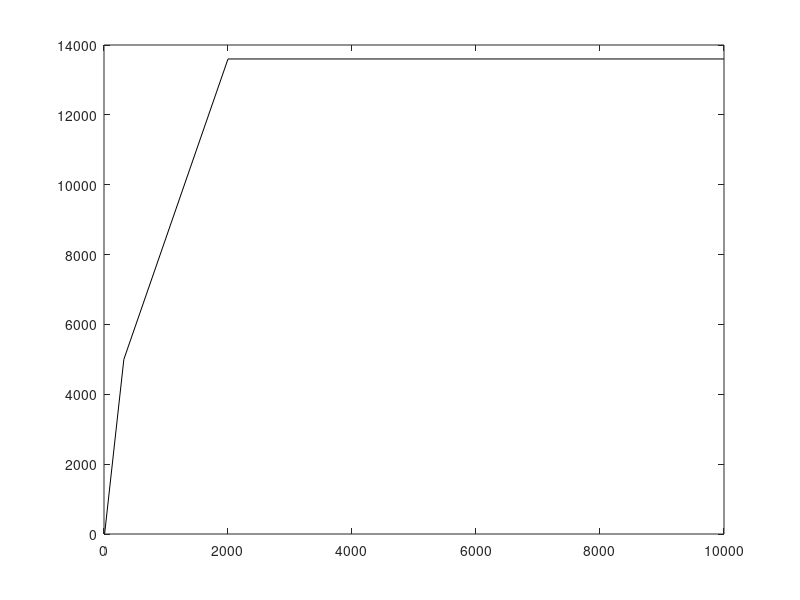

Source code (MATLAB): (Note: this script raises an error after producing the figure.)

%
cc_srs_mpe_x=[ 10 6; 320 5000; 2000 13600; 10000 13600];
a=cc_srs_mpe_x;
plot(a(:,1),a(:,2),'k','DisplayName','MPE');  % black

%
a=E1_sep3x_cleaned_abs_srs;
plot(a(:,1),a(:,2),'r','DisplayName','E1 3x');  % red
%
a=E3_sep2x_cleaned_abs_srs;
plot(a(:,1),a(:,2),'b','DisplayName','E3 2x');  %blue
%
a=E3_sep3x_cleaned_abs_srs;
plot(a(:,1),a(:,2),'color',[0 0.50 0.5],'DisplayName','E3 3x'); % teal

%
a=N1_sep2x_cleaned_abs_srs;
plot(a(:,1),a(:,2),'color',[0.2 0 0],'DisplayName','N1 2x'); % brown
%
a=N1_sep3x_cleaned_abs_srs;
plot(a(:,1),a(:,2),'color',[1 0.5 0],'DisplayName','N1 3x');  % orange
%
a=N2_sep2x_cleaned_abs_srs;
plot(a(:,1),a(:,2),'color',[0.5 0.5 0],'DisplayName','N2 2x'); % olive
%
a=N2_sep3x_cleaned_abs_srs;
plot(a(:,1),a(:,2),'color',[34 139 34]/255,'DisplayName','N2 3x'); % forest green
%
a=N3_sep2x_cleaned_abs_srs;
plot(a(:,1),a(:,2),'m','DisplayName','N3 3x'); % magenta


legend show;

ylabel(y_label);   
xlabel(x_label);
out=sprintf(t_string);
title(out);